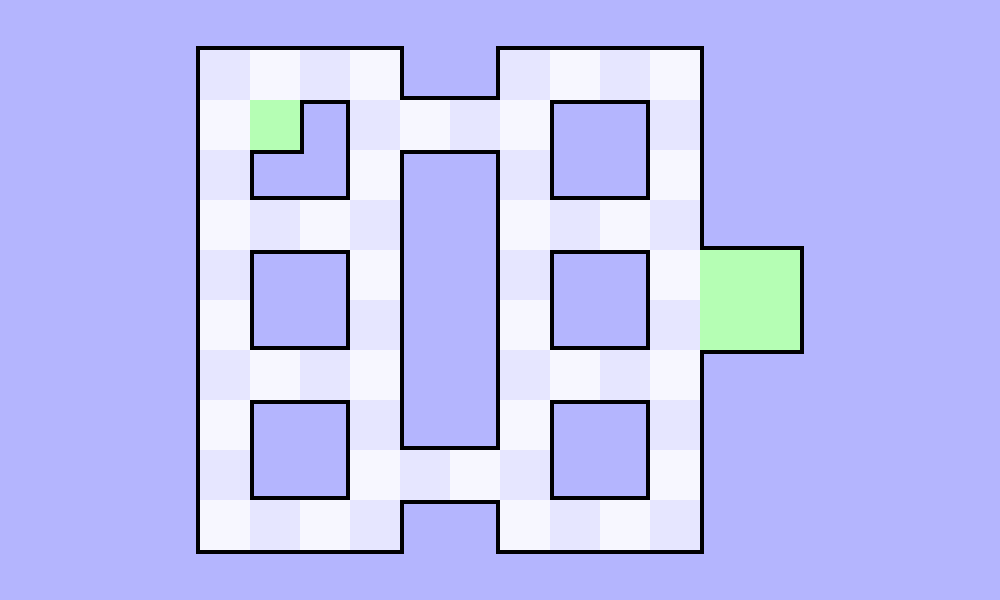

Rendered tile map (Tiled .tmx) drawn with the repository's tilesets; below, a short description and the map source with its tile grids summarised:
An orthogonal 20x12 tile map with 50x50 px tiles, 4 tile layers (empty, goal, walls, checkpoint).

<map version="1.5" tiledversion="1.5.0" orientation="orthogonal" renderorder="right-down" width="20" height="12" tilewidth="50" tileheight="50" infinite="0" nextlayerid="12" nextobjectid="1">
 <tileset firstgid="1" source="mymap.tsx" />
 <layer id="10" name="empty" width="20" height="12">
  <data>[240 cells, 240 non-empty, 3 distinct tile ids]</data>
 </layer>
 <layer id="11" name="goal" width="20" height="12">
  <data>[240 cells, 4 non-empty, 1 distinct tile ids]</data>
 </layer>
 <layer id="9" name="walls" width="20" height="12">
  <data>[240 cells, 87 non-empty, 5 distinct tile ids]</data>
 </layer>
 <layer id="8" name="checkpoint" width="20" height="12">
  <data>[240 cells, 1 non-empty, 1 distinct tile ids]</data>
 </layer>
</map>
